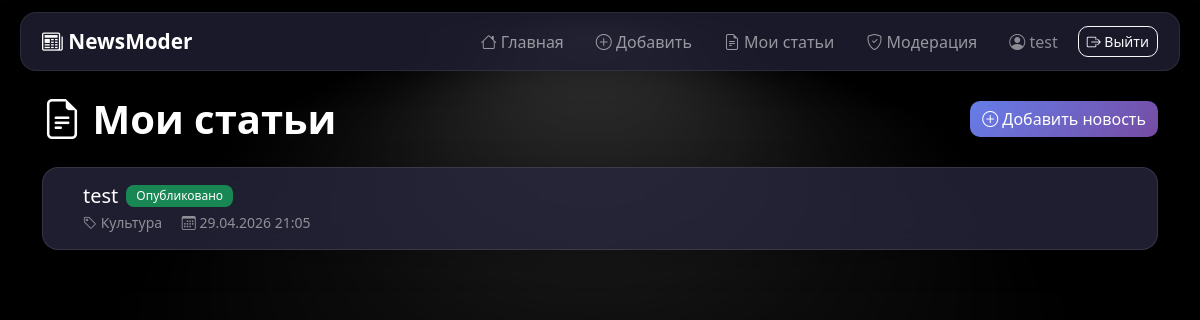
The page /dashboard (signed in) on the database as committed earlier.
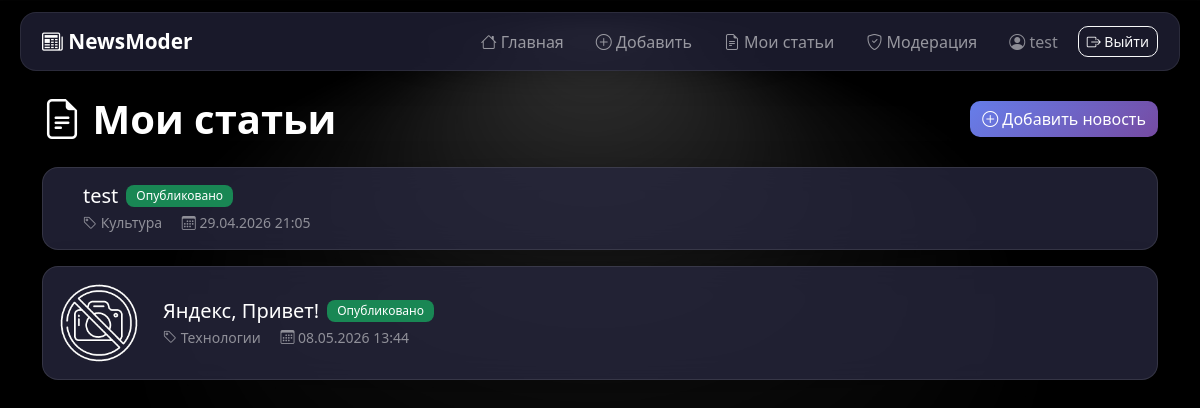
The same page on the database as committed later.
### data/news.py (models this page shows)
class News(SqlAlchemyBase, UserMixin, SerializerMixin):
    __tablename__ = 'news'
    id = sqlalchemy.Column(sqlalchemy.Integer,
                           primary_key=True, autoincrement=True)
    title = sqlalchemy.Column(sqlalchemy.String, nullable=False)
    content = sqlalchemy.Column(sqlalchemy.String, nullable=False)
    author_id = sqlalchemy.Column(sqlalchemy.Integer, sqlalchemy.ForeignKey('users.id'), nullable=False)
    category_id = sqlalchemy.Column(sqlalchemy.Integer, sqlalchemy.ForeignKey('categories.id'), nullable=False)
    status = sqlalchemy.Column(sqlalchemy.String, nullable=False)
    moderation_comment = sqlalchemy.Column(sqlalchemy.String)
    created_at = sqlalchemy.Column(sqlalchemy.TIMESTAMP)
    published_at = sqlalchemy.Column(sqlalchemy.TIMESTAMP)
    image_filename = sqlalchemy.Column(sqlalchemy.String)
    author = orm.relationship('User', back_populates='news')
    category = orm.relationship('Categories', back_populates='news')
    moderation_logs = orm.relationship('ModerationLogs', back_populates='news')

### main.py (the view)
@app.route('/dashboard')
@login_required
def dashboard():
    db_sess = db_session.create_session()
    try:
        news_list = db_sess.query(News).filter(News.author_id == current_user.id).all()
        for news in news_list:
            category = db_sess.query(Categories).filter(Categories.id == news.category_id).first()
            news.category_name = category.name if category else 'Без категории'
        status_badges = {
            'Черновик': 'bg-secondary',
            'На проверке': 'bg-warning',
            'Опубликовано': 'bg-success',
            'Отклонено': 'bg-danger'
        }
        return render_template('dashboard.html',
                               news_list=news_list,
                               status_badges=status_badges,
                               current_user=current_user)
    finally:
        db_sess.close()

### data/db_session.py (called while the page is built)
def create_session() -> Session:
    global __factory
    return __factory()

### main.py (called while the page is built)
@login_manager.user_loader
def load_user(user_id):
    db_sess = db_session.create_session()
    try:
        return db_sess.get(User, user_id)
    finally:
        db_sess.close()

### templates/dashboard.html (shortened to what this page needs)
{% extends "base.html" %}
{% block content %}
<div class="d-flex justify-content-between align-items-center mb-4">
    <h1 class="text-white fw-bold mb-0">
        <i class="bi bi-file-earmark-text"></i> Мои статьи
    </h1>
    <a href="{{ url_for('add_news') }}" class="btn btn-primary">
        <i class="bi bi-plus-circle"></i> Добавить новость
    </a>
</div>
{% if news_list %}
    <div class="row g-3">
        {% for article in news_list %}
            <div class="col-12">
                <div class="glass-card p-3">
                    <div class="row align-items-center">
                        <div class="col-auto">
                            {% if article.image_filename and article.image_filename.strip() %}
                                <img src="{{ url_for('static', filename=article.image_filename) }}"
                                     class="rounded" alt="{{ article.title }}"
                                     style="width: 80px; height: 80px; object-fit: cover;">
                            {% endif %}
                        </div>
                        <div class="col">
                            <div class="d-flex align-items-center gap-2 mb-1 flex-wrap">
                                <h5 class="text-white mb-0">
                                    <a href="{{ url_for('view_news', id=article.id) }}" class="text-white text-decoration-none">
                                        {{ article.title }}
                                    </a>
                                </h5>
                                <span class="badge
                                    {% if article.status == 'Черновик' %}bg-secondary
                                    {% elif article.status == 'На проверке' %}bg-warning
                                    {% elif article.status == 'Опубликовано' %}bg-success
                                    {% elif article.status == 'Отклонено' %}bg-danger
                                    {% else %}bg-info{% endif %}">
                                    {{ article.status }}
                                </span>
                            </div>
                            <div class="text-white-50 small">
                                <span class="me-3">
                                    <i class="bi bi-tag"></i> {{ article.category_name }}
                                </span>
                                <span>
                                    <i class="bi bi-calendar3"></i>
                                    {% if article.created_at %}
                                        {{ article.created_at.strftime('%d.%m.%Y %H:%M') }}
                                    {% else %}
                                        Дата не указана
                                    {% endif %}
                                </span>
                            </div>
                        </div>
                    </div>
                </div>
            </div>
        {% endfor %}
    </div>
{% endif %}
{% endblock %}

Rows that differ between the two databases and show on the page:
added News: image_filename (placeholder picture), title "Яндекс, Привет!", status "Опубликовано", category_name "Технологии", created_at "08.05.2026 13:44"
